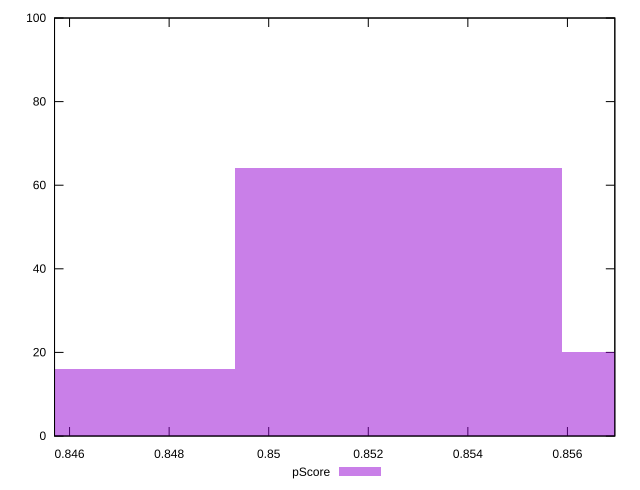

Write gnuplot code to recreate this figure.
reset

$pScore <<EOF
0.852606190477249 64
0.8591646996347662 20
0.8460476813197316 16
EOF

set key outside below
set boxwidth 0.006558509157517299
set xrange [0.8456982283806779:0.8569519736410538]
set yrange [0:100]
set trange [0:100]
set style fill transparent solid 0.5 noborder
set terminal svg size 640, 490 enhanced background rgb 'white'
set output "reports/report_00033_2021-03-01T14-23-16.841Z/first-contentful-paint/samples/astro-inner/pScore/histogram.svg"

plot $pScore title "pScore" with boxes

reset
